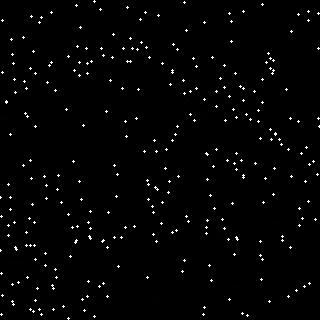
#> input picture stimuli/selection/aardvark_01b_13.jpg, 320 x 320 px; its folder holds only this picture in this run
$ python test.py
#> lines starting #> are read from the running program, lines starting #| are printed output that depends on the picture
### algorithms/position_utils.py
import cv2
import numpy as np


# find number of dots in an image that has only dots
def stimuli_dots(image):  # counts gives the dots on the image
  ''' get the position of dots on the ground truth (dotted) or constellation image'''
  gray = cv2.cvtColor(image, cv2.COLOR_BGR2GRAY)
  gray = cv2.resize(gray, (320, 320))
  ## threshold
  th, threshed = cv2.threshold(gray, 100, 255, cv2.THRESH_BINARY)
  ## findcontours
  cnts = cv2.findContours(threshed, cv2.RETR_LIST, cv2.CHAIN_APPROX_SIMPLE)[-2]
  return cnts


def find_dot_centres(cnts):
  '''returns the Xs,Ys i.e a list of x and y co-ordinates for centre of the given list of contours'''
  Xs, Ys = np.zeros(len(cnts)), np.zeros(len(cnts))
  for ind, cnt in enumerate(cnts):
    M = cv2.moments(cnt)
    Xs[ind] = int(M["m10"] / M["m00"])
    Ys[ind] = int(M["m01"] / M["m00"])
  return Xs, Ys


# [33 lines left out: functions drawing_figure, points_on_image, not called in this run]

### algorithms/bottom_up.py
import math

import pandas as pd
from scipy.spatial import distance

from denoise import remove_small_graphs_adaptive, remove_outliers_radius
from position_utils import *


class BottomUp:
  def __init__(self):
    return

  def angle(self, x1, y1, x2, y2):
    angle = math.degrees(math.atan2((y2 - y1), (x2 - x1)))
    return angle

  def angle_diff(self, a1, a2):
    diff = np.abs(a1 - a2)
    return diff

  def get_distance_angle(self):
    dists = np.zeros((self.no_dots, self.no_dots))
    angles = np.zeros((self.no_dots, self.no_dots))
    for i in range(self.no_dots):
      for j in range(self.no_dots):
        dists[i, j] = distance.euclidean((self.x[i], self.y[i]), (self.x[j], self.y[j]))
        angles[i, j] = self.angle(self.x[i], self.y[i], self.x[j], self.y[j])
    return dists, angles

  def threshold_angle_on_distance(self, angles, dists, threshold=25):
    mask = (dists > threshold) | (dists == 0)
    mask_inds = np.where(mask)
    angles[mask_inds[0], mask_inds[1]] = np.nan
    return angles

  def get_connection_table_angle_thresholded(self, angles, a_tolerance=5):
    '''angle thresholding a_tolerance in angles table where i,j defines the line segment and the value in angles gives its absolute angle'''
    d_max = 180 + a_tolerance
    d_min = 180 - a_tolerance
    conn = np.ones((self.no_dots, self.no_dots)) * -1
    dia = np.diag(np.zeros(self.no_dots))
    for i in range(self.no_dots):
      temp = angles[i, :]
      diff = self.angle_diff(np.expand_dims(angles[i, :], axis=1), np.expand_dims(angles[i, :], axis=0))
      diff += dia
      ind = np.where((d_min < diff) & (diff < d_max))
      conn[i, ind[0]] = ind[1]
    return conn

  def filter_long_lines(self, conn, sequence_threshold=6):
    connections = []
    # scan for connections
    for j in range(self.no_dots):
      pt = np.where(conn[:, j] > 0)
      for st in pt[0]:
        candidate = []
        btw = int(st)
        nxt = int(conn[btw, j])
        prev = j
        candidate.append(prev)
        candidate.append(btw)
        while (nxt > 0 and nxt not in candidate):
          candidate.append(nxt)
          prev = btw
          btw = nxt
          nxt = int(conn[btw, prev])
        # reverse check
        prev = candidate[1]
        btw = candidate[0]
        nxt = int(conn[btw, prev])
        while (nxt > 0 and nxt not in candidate):
          candidate.insert(0, nxt)
          prev = btw
          btw = nxt
          nxt = int(conn[btw, prev])
        if (len(candidate) > sequence_threshold):
          connections.append(candidate)
    return connections

  def compare_sequences(self, a, b):
    lens = [len(a), len(b)]
    seqs = [a, b]
    s_inds = np.argsort(lens)
    ref_seq = seqs[s_inds[0]]
    search_seq = seqs[s_inds[1]]
    i = 0
    while (i < len(search_seq)):
      for j in range(len(ref_seq)):
        if (i >= len(search_seq)):
          break
        if ((search_seq[i] == ref_seq[j])):
          i += 1
          continue
        else:
          i += 1
          break
      if (j == len(ref_seq) - 1):
        return s_inds[0]
    ref_seq = np.flip(ref_seq)
    i = 0
    while (i < len(search_seq)):
      for j in range(len(ref_seq)):
        if (i >= len(search_seq)):
          break
        if ((search_seq[i] == ref_seq[j])):
          i += 1
          continue
        else:
          i += 1
          break
      if (j == len(ref_seq) - 1):
        return s_inds[0]
    return -1

  def clean_same_sequences(self, seq):
    seqs = seq.copy()
    i = 0
    while (i < len(seqs) - 1):
      j = i + 1
      while (j < len(seqs) - 1):
        c = self.compare_sequences(seqs[i], seqs[j])
        if (c == 0):
          del [seqs[i]]
        elif (c == 1):
          del [seqs[j]]
        else:
          j += 1
      i += 1
    return seqs

  def index_to_seqs(self, seqs):
    ''' Changes the sequence from dot index to the x,y point in pixel space'''
    coord_seqs = []
    for seq in seqs:
      coord_seqs.append(np.stack((self.x[seq], self.y[seq]), axis=1).astype(int))
    return coord_seqs

  def denoise(self, xs, ys, conf):
    print(conf)
    points = pd.DataFrame({'x': xs, 'y': ys}, dtype=int)
    points = remove_small_graphs_adaptive(points, k=conf['graph_k'], percent_to_keep=conf['graph_percent_to_keep'],
                                          max_iter=conf['graph_max_iter'], strategy='mean')
    points = remove_outliers_radius(points, radius=conf['radius'], min_connections=conf['radius_min_connections'],
                                    max_iter=conf['graph_max_iter'])
    self.x = points['x'].to_numpy()
    self.y = points['y'].to_numpy()

  def find_sequence_denoise(self, image, conf):
    ''' Function expected to be called, give it an image and expect in return sequence of co-ordinates of dots connected by bottom-up bias curves'''
    self.dots = stimuli_dots(image)
    xs, ys = find_dot_centres(self.dots)

    self.denoise(xs, ys, conf)
    self.no_dots = len(self.x)

    dists, angles = self.get_distance_angle()
    angles = self.threshold_angle_on_distance(angles, dists, threshold=conf['distance'])
    conn = self.get_connection_table_angle_thresholded(angles, a_tolerance=conf['angle'])
    connections = self.filter_long_lines(conn, sequence_threshold=5)
    final_seqs = self.clean_same_sequences(connections)
    final_coord_seqs = self.index_to_seqs(final_seqs)
    return final_coord_seqs, self.x, self.y


  # [15 lines left out: function find_sequence, not called in this run]

### algorithms/denoise.py
import numpy as np
import pandas as pd
from sklearn.neighbors import NearestNeighbors


# [18 lines left out: function remove_outliers_knn, not called in this run]


def remove_outliers_radius(points, radius=10, min_connections=2, max_iter=3):
  """
  Every iteration removes points that have less than min_connections points in radius. Uses Euclidean distance.
  """
  knn = NearestNeighbors(radius=radius)

  for _ in range(max(1, max_iter)):
    knn.fit(points.values)
    connection_counts = knn.radius_neighbors_graph(points.values).toarray().sum(axis=0)
    points_to_keep = [points.iloc[i] for i, connections in enumerate(connection_counts) if
                      connections >= min_connections]
    points_to_keep = pd.concat(points_to_keep, axis=1).T

    if len(points_to_keep) == len(points):
      return points_to_keep
    points = points_to_keep

  return points_to_keep


# [12 lines left out: function remove_small_graphs, not called in this run]


def remove_small_graphs_adaptive(points, k=3, percent_to_keep=0.8, max_iter=3, strategy='mean'):
  """
  Every iteration removes points that are in graphs smaller than defined by the strategy. Uses KNN to form graphs. Result will be the input for next iteration.
  Mean strategy: takes the mean size of top percent_to_keep graphs and removes all points in graphs smaller than that.
  Min strategy: takes the min size of top percent_to_keep graphs and removes all points in graphs smaller than that.
  """
  knn = NearestNeighbors(n_neighbors=k)

  if strategy not in ['mean', 'min']:
    strategy = 'mean'

  for _ in range(max(1, max_iter)):
    knn.fit(points.values)
    connection_matrix = knn.kneighbors_graph(points.values).toarray().astype(int)
    graphs = find_connected_graphs(len(points), connection_matrix)
    sorted_sizes = sorted([len(g) for g in graphs], reverse=True)

    if strategy == 'mean':
      mean_of_top = np.mean(sorted_sizes[:int(len(graphs) * percent_to_keep)], dtype=int)
      point_idx_to_keep = np.unique([idx for g in graphs if len(g) >= mean_of_top for idx in g])
    elif strategy == 'min':
      min_of_top = min(sorted_sizes[:int(len(graphs) * percent_to_keep)])
      point_idx_to_keep = np.unique([idx for g in graphs if len(g) >= min_of_top for idx in g])

    points_to_keep = [points.iloc[i] for i in point_idx_to_keep]
    points_to_keep = pd.concat(points_to_keep, axis=1).T

    if len(points_to_keep) == len(points):
      return points_to_keep
    points = points_to_keep

  return points_to_keep


def find_connected_graphs(n_points, connection_matrix):
  visited = set()
  graphs = []
  for i in range(n_points):
    if i in visited:
      continue
    graph = find_graph_for_point(i, connection_matrix, {i})
    visited.update(graph)
    graphs.append(graph)
  return graphs


def find_graph_for_point(point_idx, connection_matrix, visited_points):
  connected_points = np.argwhere(connection_matrix[point_idx] == 1)
  for connected_idx in connected_points:
    if connected_idx[0] not in visited_points:
      visited_points.add(connected_idx[0])
      find_graph_for_point(connected_idx[0], connection_matrix, visited_points)
  return visited_points

### algorithms/conf.py
import json
import os

CONF_FILE = 'conf.json'


class Conf:
  defaults = {
    "distance": 40,
    "angle": 25,
    "graph_k": 3,
    "graph_max_iter": 1,
    "graph_percent_to_keep": 0.8,
    "radius": 18,
    "radius_min_connections": 3,
    "radius_max_iter": 5
  }

  default_max = 100

  max = {
    'angle': 180,
    'graph_max_iter': 5,
    'graph_percent_to_keep': 100,
    'radius_max_iter': 5,
    'radius_min_connections': 10,
  }

  decimal_keys = ['graph_percent_to_keep']

  def __init__(self):
    if os.path.isfile(CONF_FILE):
      with open(CONF_FILE, 'r') as f:
#> (reads algorithms/conf.json from the repository)
        self.conf = json.load(f)
    else:
      self.conf = {}

  def get(self, img, key):
    if img not in self.conf:
      self.conf[img] = self.defaults.copy()

    if key in self.decimal_keys:
      return round(self.conf[img][key] * 100)
    else:
      return self.conf[img][key]

  def get_img_conf(self, img):
    if img not in self.conf:
      self.conf[img] = self.defaults.copy()
    return self.conf[img]

  # [9 lines left out: function set, not called in this run]

  def max_val(self, key):
    return self.max.get(key, self.default_max)

  def keys(self):
    return self.defaults.keys()

  def save(self):
    with open(CONF_FILE, 'w+') as f:
      f.write(json.dumps(self.conf, indent=2))

### algorithms/test.py
from collections import defaultdict
from os import listdir
from os.path import join, isfile

import cv2
import numpy as np
import pandas as pd
from sklearn.neighbors import NearestNeighbors
from scipy import stats

from bottom_up import BottomUp
from conf import Conf


def update(img, key, val, original_img):
  global conf, redraw_ready
  conf.set(img, key, val)
  if redraw_ready:
    redraw(img, original_img)


def draw_sequence(img, coord_seqs, color):
  for seq in coord_seqs:
    [cv2.circle(img, (s[0], s[1]), 1, color, -1) for s in seq]
    for i in range(len(seq) - 1):
      cv2.line(img, (seq[i][0], seq[i][1]), (seq[i + 1][0], seq[i + 1][1]), color, 1)


def draw_neighbours(image, points):
  knn = NearestNeighbors(n_neighbors=3)
  knn.fit(points.values)
  for index, point in points.iterrows():
    neighbour_idxs = knn.kneighbors(point.values.reshape(1, -1), return_distance=False)[0]
    [cv2.line(image, point.values, points.iloc[ni].values, (0, 255), 1) for ni in neighbour_idxs]


def draw_connections(seq, img):
  points = np.unique(np.array([np.array(p) for s in seq for p in s]), axis=0)
  index_by_dist = defaultdict(set)
  for i in range(len(points)):
    for j in range(min(i + 1, len(points) - 1), len(points)):
      d = int(np.sqrt((points[i][0] - points[j][0]) ** 2 + (points[i][1] - points[j][1]) ** 2))
      index_by_dist[d].update([(i, j)])
  keys = np.array(list(index_by_dist.keys()))
  keys = keys[keys < 20]
  counts = [len(index_by_dist[k]) for k in keys]
  mode = keys[np.argmax(counts)]
  keys = keys[(mode - 4 < keys) & (keys < mode + 4)]

  for k in keys:
    for p in index_by_dist[k]:
      cv2.line(img, (points[p[0]]), (points[p[1]]), (0, 255, 0), 1)


def draw_used_points(img, x, y):
  [cv2.circle(img, point, 1, (0, 255, 0), -1) for point in zip(x, y)]


def redraw(img, original_img):
  global conf

  bottom_up = BottomUp()
  denoised_img = original_img.copy()
  combined_img = original_img.copy()
  connections_img = original_img.copy()

  combined_coord_seqs, xs, ys = bottom_up.find_sequence_denoise(original_img, conf.get_img_conf(img))
  draw_used_points(denoised_img, xs, ys)
  draw_sequence(combined_img, combined_coord_seqs, color=(255, 0, 255))
  # draw_neighbours(denoised_img, pd.DataFrame({'x': xs, 'y': ys}, dtype=int))
  draw_connections(combined_coord_seqs, connections_img)

  cv2.imshow('denoised', denoised_img)
  cv2.imshow('combined', combined_img)
  cv2.imshow('connections', connections_img)
  return denoised_img, combined_img


def create_trackbars(img, conf, original_img):
  global redraw_ready

  redraw_ready = False
  for key in conf.keys():
    cv2.createTrackbar(key, "Conf", conf.get(img, key), conf.max_val(key),
                       (lambda v, i=img, k=key, o=original_img: update(img=i, key=k, val=v, original_img=o)))
  redraw_ready = True


images_dir = '../stimuli/selection'
save_dir = './out'
images = [f for f in listdir(images_dir) if isfile(join(images_dir, f))]
conf = Conf()
redraw_ready = False

for image in images:
  print(f"Image: {image}")
  cv2.namedWindow("Conf")
  original = cv2.imread(join(images_dir, image))
#> original is the input picture: shape (320, 320, 3); min 0, max 255, mean 4.7
  create_trackbars(image, conf, original)
  cv2.imshow(f'original {image}', original)
  denoised_img, combined_img = redraw(image, original)
#> in stimuli_dots, `th, threshed = cv2.threshold(gray, 100, 255, cv2.THRESH_BINARY)`: threshed: shape (320, 320); 1.5% white in thin lines or dots
#> in stimuli_dots, `cnts = cv2.findContours(threshed, cv2.RETR_LIST, cv2.CHAIN_APPROX_SIMP..`: cnts = 296 contours, all with area under 20
#> in find_dot_centres, `Xs, Ys = np.zeros(len(cnts)), np.zeros(len(cnts))`: Xs = 296 values from 0 to 0
#> the loop in find_dot_centres, `for ind, cnt in enumerate(cnts):` made 296 passes
#> cnt on passes 1 to 3: [[68, 317], [67, 318], [68, 319], [69, 318]], [[94, 315], [93, 316], [94, 317], [95, 316]], [[247, 314], [246, 315], [247, 316], [248, 315]]
#> after the loop in find_dot_centres, `for ind, cnt in enumerate(cnts):`: Xs = 296 values, max 318 at index 173, min 0 at index 51, mean 151.6; Ys = 296 values, max 318 at index 0, min 1 at index 295, mean 157.9
#> in find_sequence_denoise, `xs, ys = find_dot_centres(self.dots)`: xs has the same summary as Xs in find_dot_centres; ys has the same summary as Ys in find_dot_centres
#| {'distance': 40, 'angle': 25, 'graph_k': 3, 'graph_max_iter': 1, 'graph_percent_to_keep': 0.8, 'radius': 18, 'radius_min_connections': 3, 'radius_max_iter': 5}
#> in denoise, `points = pd.DataFrame({'x': xs, 'y': ys}, dtype=int)`: points = table of 296 rows and 2 columns
#> the loop in remove_small_graphs_adaptive, `for _ in range(max(1, max_iter)):` made 1 pass
#> in denoise, `points = remove_small_graphs_adaptive(points, k=conf['graph_k'], perce..`: points = table of 196 rows and 2 columns
#> the loop in remove_outliers_radius, `for _ in range(max(1, max_iter)):` made 1 pass
#> points on pass 1: table of 154 rows and 2 columns
#> in denoise, `points = remove_outliers_radius(points, radius=conf['radius'], min_con..`: points = table of 154 rows and 2 columns
#> in denoise, `self.x = points['x'].to_numpy()`: self.x = 154 values, max 262 at index 99, min 2 at index 10, mean 122.4
#> in denoise, `self.y = points['y'].to_numpy()`: self.y = 154 values, max 314 at index 0, min 11 at index 153, mean 162.4
#> in find_sequence_denoise, `self.no_dots = len(self.x)`: self.no_dots = 154
#> the loop in get_distance_angle, `for i in range(self.no_dots):` made 154 passes
#> after the loop in get_distance_angle, `for i in range(self.no_dots):`:
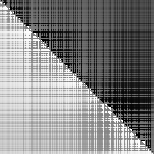
#> angles: shape (154, 154) float64; min -179.8, max 180, mean 7.3; drawn with min black and max white
#> after the loop in get_distance_angle, `for i in range(self.no_dots):`:
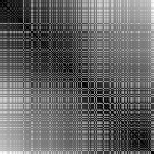
#> dists: shape (154, 154) float64; min 0, max 372.5, mean 147.5; drawn with min black and max white
#> in threshold_angle_on_distance, `mask = (dists > threshold) | (dists == 0)`:
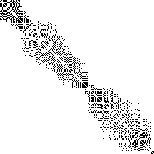
#> mask: shape (154, 154) bool; 92.6% white; black in thin lines or dots
#> in threshold_angle_on_distance, `angles[mask_inds[0], mask_inds[1]] = np.nan`:
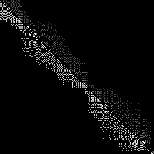
#> angles: shape (154, 154) float64; 92.57% of the values are NaN or infinite; the others: min -178.4, max 180, mean 0.997; drawn with min black, max white, NaN and infinite black
#> after the loop in get_connection_table_angle_thresholded, `for i in range(self.no_dots):`:
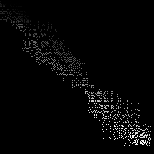
#> conn: shape (154, 154) float64; min -1, max 150, mean 2.7; drawn with min black and max white
#> the loop in index_to_seqs, `for seq in seqs:` made 179 passes
#> seq on passes 1 to 3: [0, 3, 19, 28, 51, 68, 77], [2, 12, 25, 34, 42, 61, 79], [5, 16, 28, 51, 68, 77]
#> after the loop in draw_sequence, `for seq in coord_seqs:`:
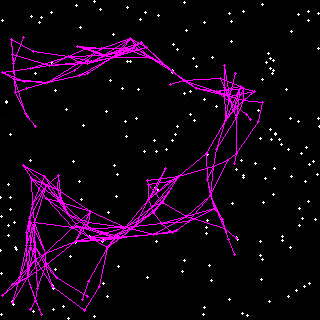
#> img: shape (320, 320, 3); mean B, G, R 17.4, 2.9, 17.4
#> the loop in draw_connections, `for i in range(len(points)):` made 137 passes
#> the loop in draw_connections, `for k in keys:` made 7 passes
#> k on passes 1 to 7: 14, 13, 12, 15, 16, 10, 11
#> after the loop in draw_connections, `for k in keys:`:
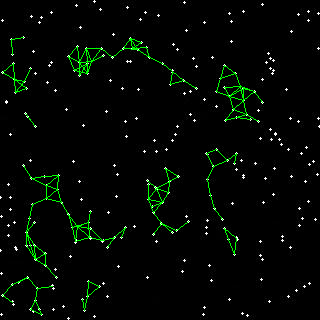
#> img: shape (320, 320, 3); mean B, G, R 3.8, 8.7, 3.8

  if cv2.waitKey(0) & 0xFF == ord('q'):
#> (key q is pressed here)
    cv2.imwrite(join(save_dir, f"dn_{image}"), denoised_img)
    cv2.imwrite(join(save_dir, f"co_{image}"), combined_img)
    break
  else:
    cv2.destroyWindow(f'original {image}')
    cv2.destroyWindow("Conf")
    cv2.imwrite(join(save_dir, f"dn_{image}"), denoised_img)
    cv2.imwrite(join(save_dir, f"co_{image}"), combined_img)
    continue

cv2.destroyAllWindows()
conf.save()
